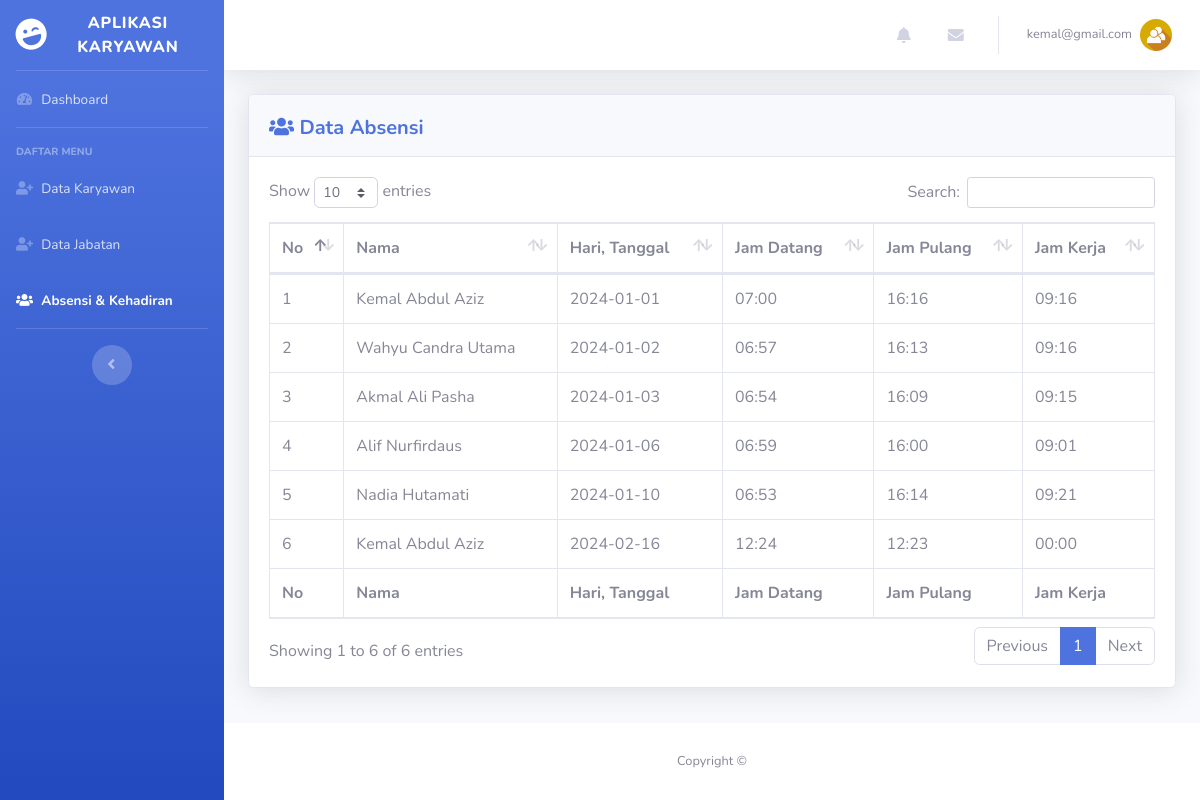
Screenshot of /view/admin/absensi.php (signed in) with the database file from the repository.
### tables this page shows
CREATE TABLE `kehadiran` (
  `id` int(11) NOT NULL,
  `id_karyawan` int(3) NOT NULL,
  `hari` date NOT NULL,
  `masuk` time DEFAULT NULL,
  `pulang` time DEFAULT NULL
);

CREATE TABLE `karyawan` (
  `id_karyawan` int(3) NOT NULL,
  `nama` varchar(25) NOT NULL,
  `jk` enum('L','P') NOT NULL,
  `id_jabatan` int(2) NOT NULL,
  `no_hp` varchar(13) NOT NULL,
  `alamat` varchar(100) NOT NULL
);

### view/admin/absensi.php (the view, shortened to what this page needs)
<!DOCTYPE html>
<html lang="en">
<head>
  <link href="../../assets/vendor/fontawesome-free/css/all.min.css" rel="stylesheet" type="text/css">
  <link href="../../assets/css/sb-admin-2.min.css" rel="stylesheet">
  <link href="../../assets/vendor/datatables/dataTables.bootstrap4.min.css" rel="stylesheet">
</head>
<body id="page-top">
<?php
  include '../../controller/koneksi.php';
?>
  <div id="wrapper">
    <ul class="navbar-nav bg-gradient-primary sidebar sidebar-dark accordion" id="accordionSidebar">
      <a class="sidebar-brand d-flex align-items-center justify-content-center" href="index.php">
        <div class="sidebar-brand-icon rotate-n-15">
          <i class="fas fa-laugh-wink"></i>
        </div>
        <div class="sidebar-brand-text mx-3">Aplikasi Karyawan<sup></sup></div>
      </a>
      <hr class="sidebar-divider my-0">
      <li class="nav-item">
        <a class="nav-link" href="index.php">
          <i class="fas fa-fw fa-tachometer-alt"></i>
          <span>Dashboard</span></a>
      </li>
      <hr class="sidebar-divider">
      <div class="sidebar-heading">
        Daftar Menu
      </div>
      <li class="nav-item">
        <a class="nav-link" href="karyawan.php">
          <i class="fas fa-fw fa-user-plus"></i>
          <span>Data Karyawan</span></a>
      </li>
      <li class="nav-item">
        <a class="nav-link" href="jabatan.php">
          <i class="fas fa-fw fa-user-plus"></i>
          <span>Data Jabatan</span></a>
      </li>
      <li class="nav-item active">
        <a class="nav-link" href="absensi.php">
          <i class="fas fa-fw fa-users"></i>
          <span>Absensi & Kehadiran</span></a>
      </li>
      <hr class="sidebar-divider d-none d-md-block">
      <div class="text-center d-none d-md-inline">
        <button class="rounded-circle border-0" id="sidebarToggle"></button>
      </div>
    </ul>
    <div id="content-wrapper" class="d-flex flex-column">
      <div id="content">
        <nav class="navbar navbar-expand navbar-light bg-white topbar mb-4 static-top shadow">
          <ul class="navbar-nav ml-auto">
            <li class="nav-item dropdown no-arrow mx-1">
              <a class="nav-link dropdown-toggle" href="#" id="alertsDropdown" role="button" data-toggle="dropdown" aria-haspopup="true" aria-expanded="false">
                <i class="fas fa-bell fa-fw"></i>
              </a>
            </li>
            <li class="nav-item dropdown no-arrow mx-1">
              <a class="nav-link dropdown-toggle" href="#" id="messagesDropdown" role="button" data-toggle="dropdown" aria-haspopup="true" aria-expanded="false">
                <i class="fas fa-envelope fa-fw"></i>
              </a>
            </li>
            <li class="nav-item dropdown no-arrow">
              <a class="nav-link dropdown-toggle" href="#" id="userDropdown" role="button" data-toggle="dropdown" aria-haspopup="true" aria-expanded="false">
                <span class="mr-2 d-none d-lg-inline text-gray-600 small"><?php echo $_SESSION['email'];?></span>
                <img class="img-profile rounded-circle" src="../../assets/img/usericon.jpg">
              </a>
            </li>
          </ul>
        </nav>
        <div class="container-fluid">
          <div id="dataKaryawan">
          <div class="card shadow mb-4">
            <div class="card-header py-3">
			  <span class="float-left" style="padding-top:5px">
				<h5 class="m-0 font-weight-bold text-primary"><i class="fa fa-users" aria-hidden="true"></i> Data Absensi</h5>
			  </span>
            </div>
            <div class="card-body">
              <div class="table-responsive">
                <table class="table table-bordered" id="dataTable" width="100%" cellspacing="0">
                  <thead>
                    <tr>
                      <th>No</th>
                      <th>Nama</th>
                      <th>Hari, Tanggal</th>
                      <th>Jam Datang</th>
                      <th>Jam Pulang</th>
                      <th>Jam Kerja</th>
                    </tr>
                  </thead>
                  <tfoot>
                    <tr>
                      <th>No</th>
                      <th>Nama</th>
                      <th>Hari, Tanggal</th>
                      <th>Jam Datang</th>
                      <th>Jam Pulang</th>
                      <th>Jam Kerja</th>
                    </tr>
                  </tfoot>
                  <tbody>
                    <?php
                      $semuaAbsensi = "SELECT * FROM `kehadiran` JOIN karyawan ON kehadiran.id_karyawan = karyawan.id_karyawan";
                      $resultAbsensi = mysqli_query($db, $semuaAbsensi);
                      $no = 1;
                      foreach ($resultAbsensi as $row2) {
                        $masuk = $row2['masuk'];
                        $pulang = $row2['pulang'];
                        $waktuAwal = new DateTime($masuk);
                        $waktuAkhir   = new DateTime($pulang);
                        $intervalJam  = $waktuAwal->diff($waktuAkhir);
                    ?>
                    <tr>
                      <td><?=$no++;?></td>
                      <td><?=$row2['nama'];?></td>
                      <td><?=$row2['hari'];?></td>
                      <td><?php echo $waktuAwal->format('H:i');?></td>
                      <td><?php echo $waktuAkhir->format('H:i');?></td>
                      <td><?php echo $intervalJam->format("%H:%I"); ?></td>
                    </tr>
                    <?php } ?>
                  </tbody>
                </table>
              </div>
            </div>
          </div>
      	  </div>
        </div>
      </div>
      <footer class="sticky-footer bg-white">
        <div class="container my-auto">
          <div class="copyright text-center my-auto">
            <span>Copyright &copy;</span>
          </div>
        </div>
      </footer>
    </div>
  </div>
</body>
</html>

### rows the page displays
kehadiran: id_karyawan.nama "Kemal Abdul Aziz", hari "2024-01-01", masuk "07:00", pulang "16:16", $intervalJam->format("%H:%I") "09:16"
kehadiran: id_karyawan.nama "Wahyu Candra Utama", hari "2024-01-02", masuk "06:57", pulang "16:13", $intervalJam->format("%H:%I") "09:16"
kehadiran: id_karyawan.nama "Akmal Ali Pasha", hari "2024-01-03", masuk "06:54", pulang "16:09", $intervalJam->format("%H:%I") "09:15"
kehadiran: id_karyawan.nama "Alif Nurfirdaus", hari "2024-01-06", masuk "06:59", pulang "16:00", $intervalJam->format("%H:%I") "09:01"
kehadiran: id_karyawan.nama "Nadia Hutamati", hari "2024-01-10", masuk "06:53", pulang "16:14", $intervalJam->format("%H:%I") "09:21"
kehadiran: id_karyawan.nama "Kemal Abdul Aziz", hari "2024-02-16", masuk "12:24", pulang "12:23", $intervalJam->format("%H:%I") "00:00"

### other values shown
$_SESSION['email'] "kemal@gmail.com"
